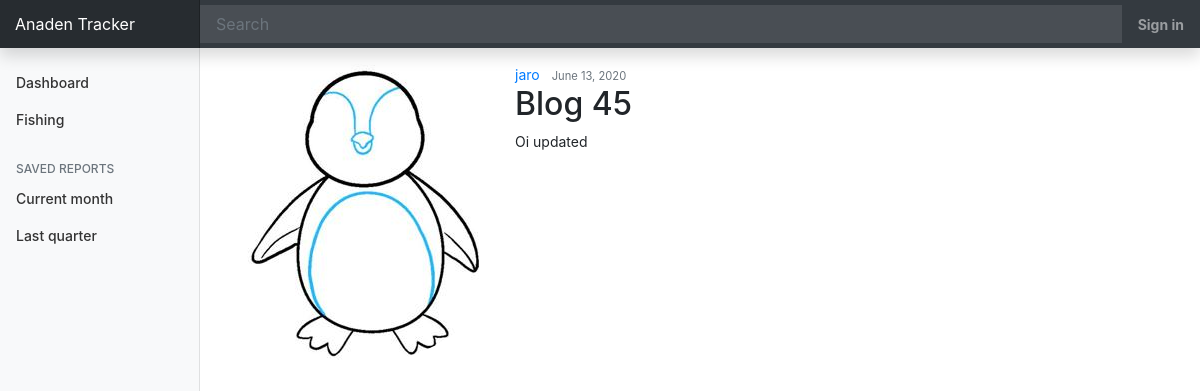
Before: /blog/4/ with the older database file.
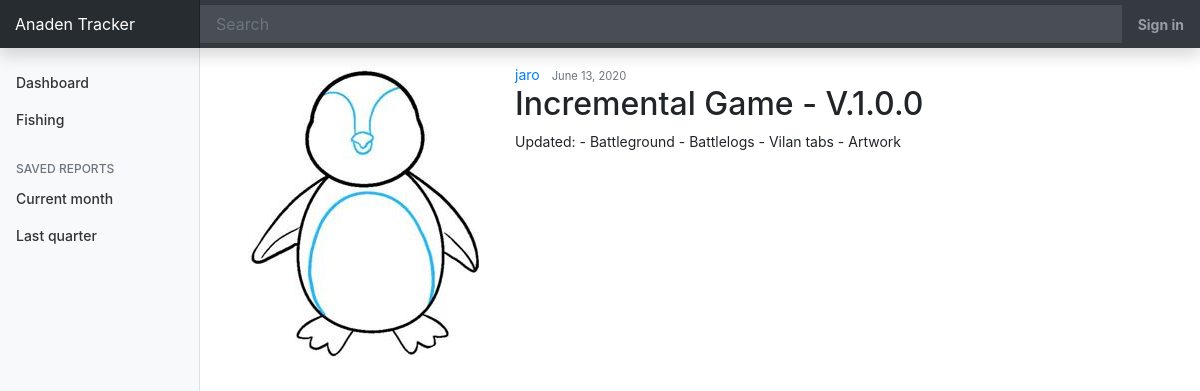
After: the same page with the newer database file.
### blog/models.py (models this page shows, shortened)
class Post(models.Model):
    title = models.CharField(max_length=100)
    content = models.TextField()
    date_posted = models.DateTimeField(default=timezone.now)
    author = models.ForeignKey(User, on_delete=models.CASCADE)

### users/api/fishing/models.py (models this page shows, shortened)
class Profile(models.Model):
    user = models.OneToOneField(User, on_delete=models.CASCADE)
    image = models.ImageField(default='default.jpg', upload_to='profile_pics')
    rod = models.PositiveIntegerField(default='1')

### blog/views.py (the view)
# urls.py: path('blog/<int:pk>/', PostDetailView.as_view(), name='post-detail'),
class PostDetailView(DetailView):
    model = Post

### blog/templates/blog/post_detail.html (shortened to what this page needs)
{% extends "blog/base.html" %}
{% block content %}
  <article class="media content-section">
    <img  class="rounded-circle article-img" src="{{ object.author.profile.image.url }}" alt="">
      <div class="media-body">
          <div class="article-metadata">
            <a class="mr-2" href="#">{{ object.author }}</a>
            <small class="text-muted">{{ object.date_posted|date:"F j, Y" }}</small>
          </div>
          <h2 class="article-title">{{ object.title }}</h2>
          <p class="article-content">{{ object.content }}</p>
      </div>
  </article>
{% endblock content %}

Changed rows visible on the page:
changed Post "jaro": title "Blog 45" → "Incremental Game - V.1.0.0"; content "Oi updated" → "Updated: - Battleground - Battlelogs - Vilan tabs - Artwork"
